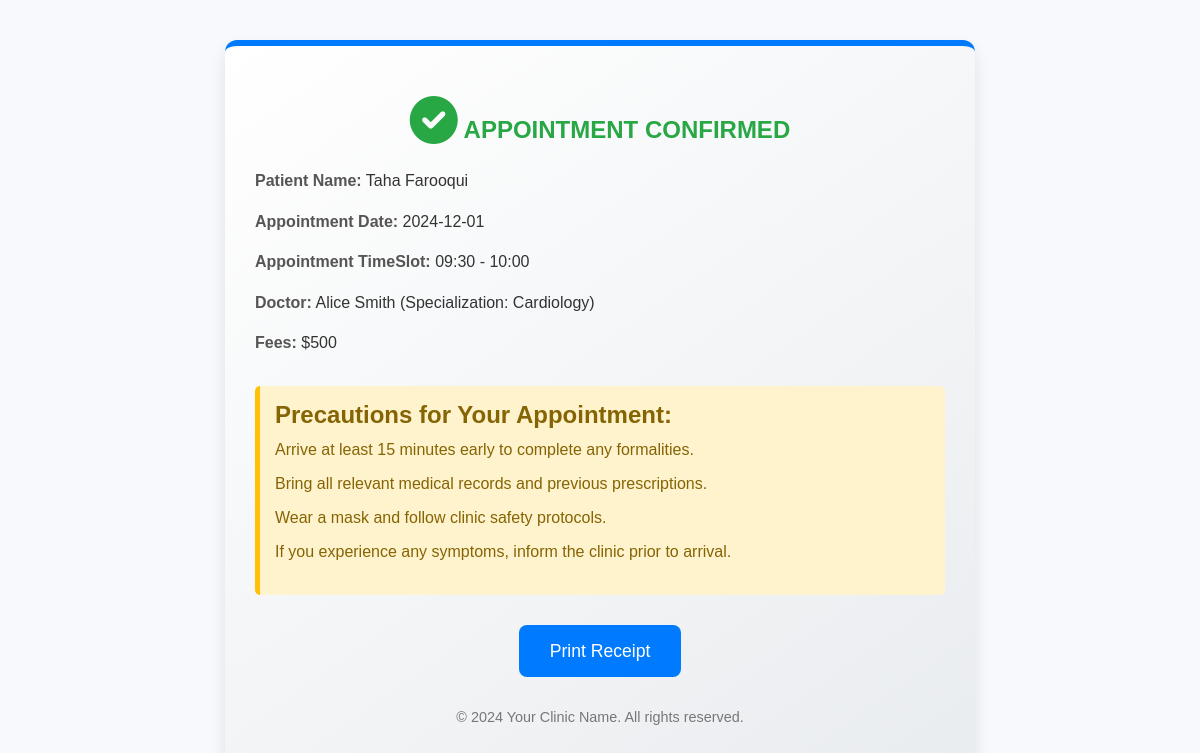
/patient/receipt.php (signed in), run on the app's committed database.
### tables this page shows
CREATE TABLE `patient` (
  `PatientID` int(11) NOT NULL,
  `UserID` int(11) NOT NULL,
  `BedID` int(11) NOT NULL,
  `FirstName` varchar(25) NOT NULL,
  `LastName` varchar(25) NOT NULL,
  `MedicalHistory` varchar(256) NOT NULL
);

CREATE TABLE `appointment` (
  `AppointmentID` int(11) NOT NULL,
  `PatientID` int(11) NOT NULL,
  `DoctorID` int(11) NOT NULL,
  `Date` date NOT NULL,
  `Fee` double NOT NULL,
  `Status` enum('Missed','Cancelled','Completed','Pending') NOT NULL,
  `timeslot` varchar(255) NOT NULL
);

CREATE TABLE `doctor` (
  `DoctorID` int(11) NOT NULL,
  `UserID` int(11) NOT NULL,
  `FirstName` varchar(25) NOT NULL,
  `LastName` varchar(25) NOT NULL,
  `Specialization` varchar(50) NOT NULL,
  `fees` int(11) NOT NULL,
  `timestart` time NOT NULL,
  `time_end` time NOT NULL
);

### patient/receipt.php (the view, shortened to what this page needs)
<?php
include '../dbconfig.php';
$user_id = $_SESSION['user_id'];
$patientQuery = "SELECT p.PatientID, p.FirstName, p.LastName, a.timeslot, d.FirstName AS DoctorFirstName,a.Date, a.fee, d.LastName AS DoctorLastName, d.specialization
                 FROM patient p
                 JOIN appointment a ON p.PatientID = a.PatientID
                 JOIN doctor d ON a.DoctorID = d.DoctorID
                 WHERE p.UserID = ?";
$stmt = $conn->prepare($patientQuery);
$stmt->bind_param("i", $user_id);
$stmt->execute();
$result = $stmt->get_result();
if ($result->num_rows > 0) {
    $row = $result->fetch_assoc();
    $first_name = $row['FirstName'];
    $last_name = $row['LastName'];
    $appointment_time = $row['timeslot'];
    $appointment_date = $row['Date'];
    $fees = $row['fee'];
    $doctor_name = $row['DoctorFirstName'] . ' ' . $row['DoctorLastName'] . ' (Specialization: ' . $row['specialization'] . ')';
} else {
    echo "No appointment found for the logged-in user.";
    exit;
}
?>
<!DOCTYPE html>
<html lang="en">
<head>
    <link href="https://cdn.jsdelivr.net/npm/bootstrap@5.3.0/dist/css/bootstrap.min.css" rel="stylesheet">
    <link rel="stylesheet" href="https://cdnjs.cloudflare.com/ajax/libs/font-awesome/6.0.0-beta3/css/all.min.css">
</head>
<body>
    <div class="receipt-container">
        <div class="stamp">
            <i class="fas fa-check-circle stamp-icon"></i>
            Appointment Confirmed
        </div>
        <div class="details">
            <p><label>Patient Name:</label> <?php echo $first_name . ' ' . $last_name; ?></p>
            <p><label>Appointment Date:</label> <?php echo $appointment_date; ?></p>
            <p><label>Appointment TimeSlot:</label> <?php echo $appointment_time; ?></p>
            <p><label>Doctor:</label> <?php echo $doctor_name; ?></p>
            <p><label>Fees:</label> $<?php echo $fees; ?></p>
        </div>
        <div class="precautions">
            <h4>Precautions for Your Appointment:</h4>
            <ul>
                <li>Arrive at least 15 minutes early to complete any formalities.</li>
                <li>Bring all relevant medical records and previous prescriptions.</li>
                <li>Wear a mask and follow clinic safety protocols.</li>
                <li>If you experience any symptoms, inform the clinic prior to arrival.</li>
            </ul>
        </div>
        <div class="button-container">
            <button class="btn btn-print" onclick="window.print()">Print Receipt</button>
        </div>
        <div class="footer-text">
            <p>&copy; <?php echo date("Y"); ?> Your Clinic Name. All rights reserved.</p>
        </div>
    </div>
</body>
</html>

### patient/receipt.php (style rules this page uses)
body { font-family: 'Poppins', sans-serif; background-color: #f8f9fc; padding: 40px 0; }
.receipt-container { background: linear-gradient(145deg, #ffffff, #e9ecef); border-radius: 12px; box-shadow: 0 8px 15px rgba(0, 0, 0, 0.1); padding: 30px; max-width: 750px; margin: 0 auto; border-top: 6px solid #007bff; }
.stamp { text-align: center; color: #28a745; font-weight: bold; font-size: 1.5rem; margin: 20px 0; text-transform: uppercase; }
.stamp-icon { font-size: 3rem; color: #28a745; }
.details { margin-top: 20px; font-size: 1rem; }
.details label { font-weight: bold; color: #555; }
.details p { margin-bottom: 15px; line-height: 1.6; color: #333; }
.precautions { margin-top: 30px; padding: 15px; background-color: #fff3cd; border-left: 5px solid #ffc107; border-radius: 5px; }
.precautions h4 { color: #856404; font-weight: bold; }
.precautions ul { list-style: none; padding-left: 0; color: #856404; }
.precautions ul li { margin-bottom: 10px; }
.button-container { text-align: center; margin-top: 30px; }
.btn-print { background-color: #007bff; color: #fff; padding: 12px 30px; border-radius: 8px; font-size: 1.1rem; transition: background-color 0.3s ease; }
.footer-text { text-align: center; margin-top: 30px; font-size: 0.9rem; color: #777; }

### data on the page
patient: FirstName "Taha", LastName "Farooqui"
appointment: Date "2024-12-01", timeslot "09:30 - 10:00", Fee "500"
doctor: doctor_name "Alice Smith (Specialization: Cardiology)"
